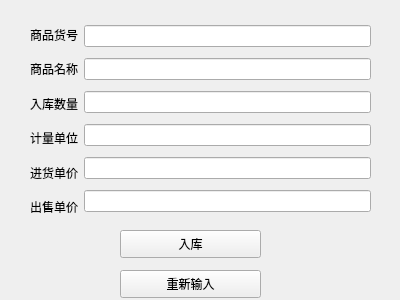
<?xml version="1.0" encoding="UTF-8"?>
<ui version="4.0">
 <class>in</class>
 <widget class="QWidget" name="in">
  <property name="geometry">
   <rect>
    <x>0</x>
    <y>0</y>
    <width>400</width>
    <height>300</height>
   </rect>
  </property>
  <property name="windowTitle">
   <string>Form</string>
  </property>
  <widget class="QPushButton" name="pushButton">
   <property name="geometry">
    <rect>
     <x>120</x>
     <y>230</y>
     <width>141</width>
     <height>28</height>
    </rect>
   </property>
   <property name="text">
    <string>入库</string>
   </property>
  </widget>
  <widget class="QPushButton" name="pushButton_2">
   <property name="geometry">
    <rect>
     <x>120</x>
     <y>270</y>
     <width>141</width>
     <height>28</height>
    </rect>
   </property>
   <property name="text">
    <string>重新输入</string>
   </property>
  </widget>
  <widget class="QWidget" name="">
   <property name="geometry">
    <rect>
     <x>30</x>
     <y>20</y>
     <width>341</width>
     <height>201</height>
    </rect>
   </property>
   <layout class="QHBoxLayout" name="horizontalLayout">
    <item>
     <layout class="QVBoxLayout" name="verticalLayout">
      <item>
       <widget class="QLabel" name="label">
        <property name="text">
         <string>商品货号</string>
        </property>
       </widget>
      </item>
      <item>
       <widget class="QLabel" name="label_2">
        <property name="text">
         <string>商品名称</string>
        </property>
       </widget>
      </item>
      <item>
       <widget class="QLabel" name="label_3">
        <property name="text">
         <string>入库数量</string>
        </property>
       </widget>
      </item>
      <item>
       <widget class="QLabel" name="label_4">
        <property name="text">
         <string>计量单位</string>
        </property>
       </widget>
      </item>
      <item>
       <widget class="QLabel" name="label_5">
        <property name="text">
         <string>进货单价</string>
        </property>
       </widget>
      </item>
      <item>
       <widget class="QLabel" name="label_6">
        <property name="text">
         <string>出售单价</string>
        </property>
       </widget>
      </item>
     </layout>
    </item>
    <item>
     <layout class="QVBoxLayout" name="verticalLayout_2">
      <item>
       <widget class="QLineEdit" name="id"/>
      </item>
      <item>
       <widget class="QLineEdit" name="name"/>
      </item>
      <item>
       <widget class="QLineEdit" name="amount"/>
      </item>
      <item>
       <widget class="QLineEdit" name="unit"/>
      </item>
      <item>
       <widget class="QLineEdit" name="price"/>
      </item>
      <item>
       <widget class="QLineEdit" name="price_2"/>
      </item>
     </layout>
    </item>
   </layout>
  </widget>
 </widget>
 <resources/>
 <connections/>
</ui>
